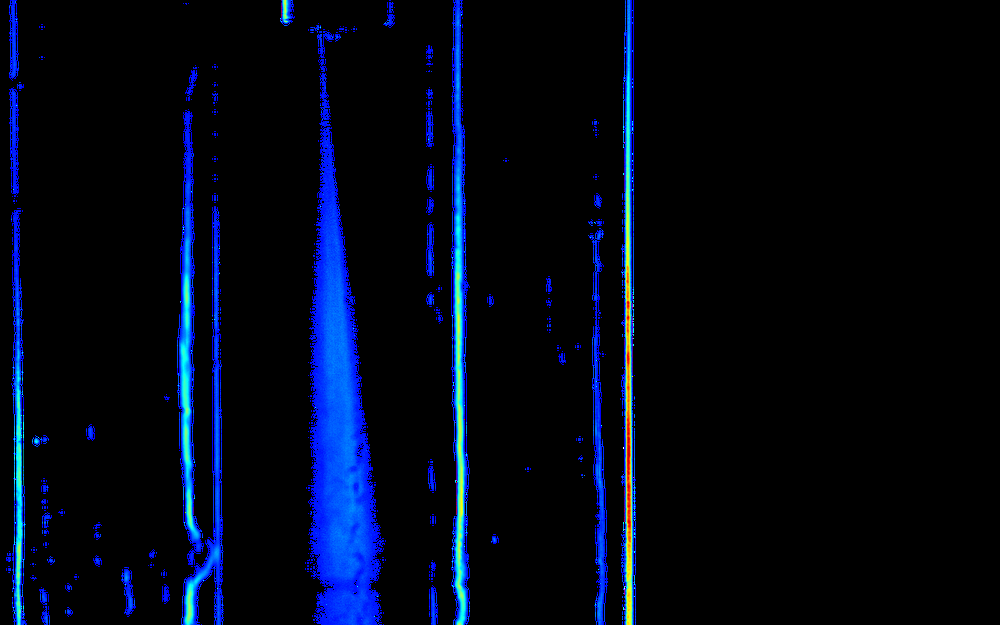
#> input picture etanol_conv_25C_50bar.png, 1000 x 625 px, shrunk from 1280 x 800 before the run
$ python Spray_binarization.py
#> lines starting #> are read from the running program, lines starting #| are printed output that depends on the picture; after the words box and inside, x2 and y2 are one past the last pixel; in counts of white or black regions, pixels touching at a corner belong together
# -*- coding: utf-8 -*-
"""
Created on Mon Nov 28 10:36:14 2022

@author: Peixe
"""
import cv2
import math
import numpy as np

path = 'etanol_conv_25C_50bar.png'
img = cv2.imread(path)
#> img is the input picture: shape (625, 1000, 3); mean B, G, R 21.9, 7.1, 1.2
pointsList = []
# convert the input image to grayscale
gray = cv2.cvtColor(img, cv2.COLOR_BGR2GRAY)
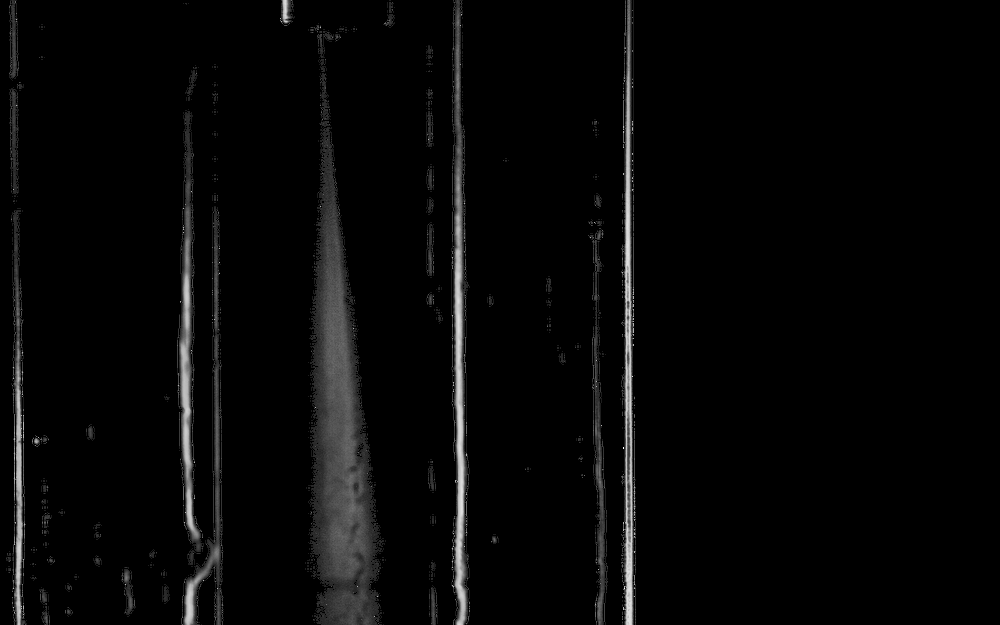
#> gray: shape (625, 1000); min 0, max 255, mean 7.1
# apply thresholding to convert grayscale to binary image
ret,thresh = cv2.threshold(gray,30,255,cv2.THRESH_BINARY)
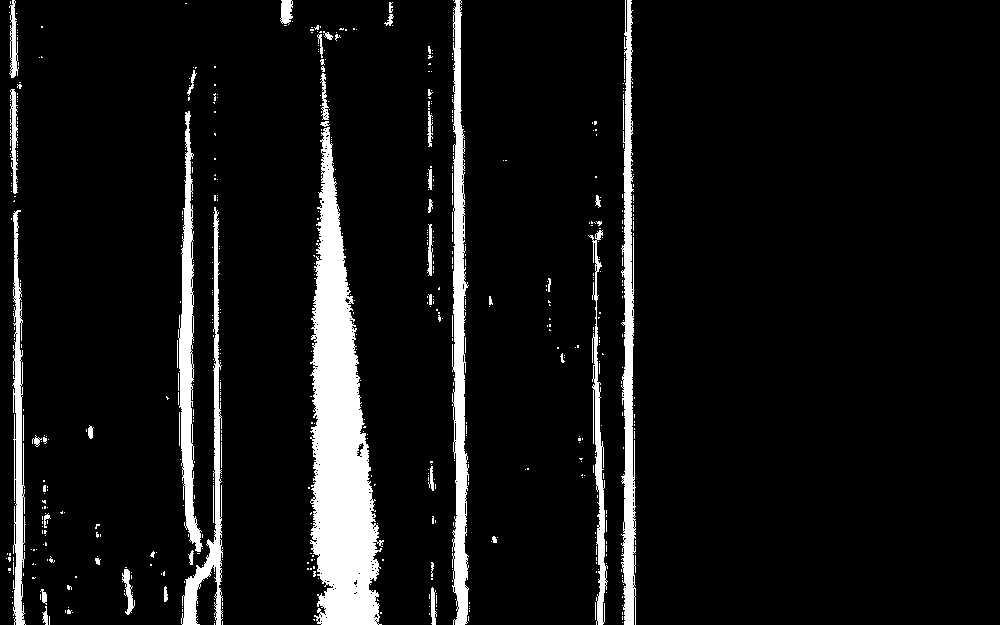
#> thresh: shape (625, 1000); 7.9% white; 600 white regions (549 under 20 px), largest, box (x1, y1, x2, y2) and area: (310, 127, 384, 625) 20093, (452, 0, 469, 625) 6285, (621, 0, 636, 625) 5391
median = np.median(img)
#> median = 0
lower = int(max(0, (1.0 - 0.33) * median))
#> lower = 0
upper = int(min(255, (1.0 + 0.33) * median))
#> upper = 0
#lower sigma-->tighter threshold(default value of sigma can be 0.33)
edge_image= cv2.Canny(img, lower, upper)
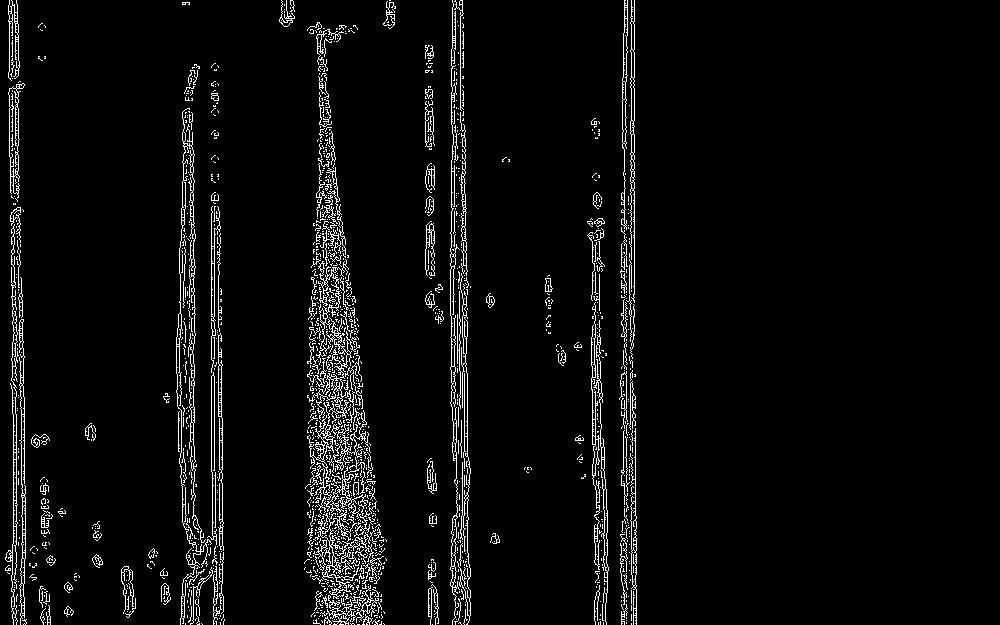
#> edge_image: shape (625, 1000); 4.5% white in thin lines or dots, all inside (x1, y1, x2, y2) = (5, 0, 637, 625)
cv2.imshow("edgeDetection", img)
cv2.waitKey(0)
cv2.imshow("edgeDetection2", thresh)
cv2.waitKey(0)

# find the contours
contours,hierarchy = cv2.findContours(thresh,
cv2.RETR_EXTERNAL,cv2.CHAIN_APPROX_NONE)
#> contours = 600 contours, 569 with area under 20; largest, box (x1, y1, x2, y2) and area: (310, 127, 384, 625) 19560, (452, 0, 469, 625) 5640, (621, 0, 636, 625) 4615, (178, 111, 203, 552) 3826, (181, 207, 223, 625) 2607
print("Number of contours detected:", len(contours))
#| Number of contours detected: 600

# loop over all the contours
for cnt in contours:
   # extreme points
   leftmost = tuple(cnt[cnt[:,:,0].argmin()][0])
   rightmost = tuple(cnt[cnt[:,:,0].argmax()][0])
   topmost = tuple(cnt[cnt[:,:,1].argmin()][0])
   bottommost = tuple(cnt[cnt[:,:,1].argmax()][0])
   points = [leftmost, rightmost, topmost, bottommost]
   print("Extreme points",points)
   cv2.drawContours(img, contours, -1, (0,255,0), 3)
   pointsList.append(contours) # Lista de pontos das regiões de contorno
   contourarea=cv2.contourArea(cnt)
   if contourarea > 1:
      print("Area em pixels",contourarea)
   else:
      print('Area infinitesimal')

   #print("Countour",contours) >> Permite extrair os pontos das regiões de contorno

   #Extract area inside the countour

   # draw the points on th image
   for point in points:
      cv2.circle(img, point, 4, (0, 0, 255), -1)
#> this loop made 600 passes
#> (points, contourarea) on passes 26, 48, 49: ([(42, 612), (47, 624), (45, 606), (45, 624)], 39.5), ([(40, 591), (46, 604), (41, 589), (46, 604)], 40.5), ([(431, 588), (436, 614), (432, 587), (432, 624)], 109.5)
#> (printed output is left out)
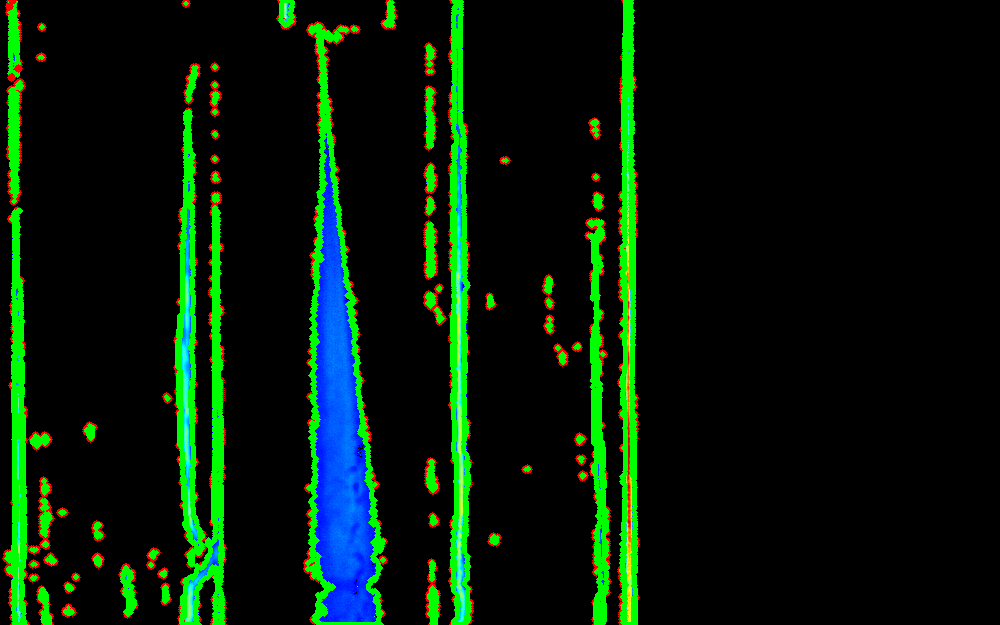
#> img: shape (625, 1000, 3); 9.79% of pixels changed, all inside (x1, y1, x2, y2) = (2, 0, 640, 625)
#> after the loop, pointsList = 600 items

# display the image with drawn extreme points
while True:
   cv2.imshow("Extreme Points", img)
   if cv2.waitKey(1) & 0xFF == 27:
#> (key Esc is pressed here)
      break
cv2.destroyAllWindows()
